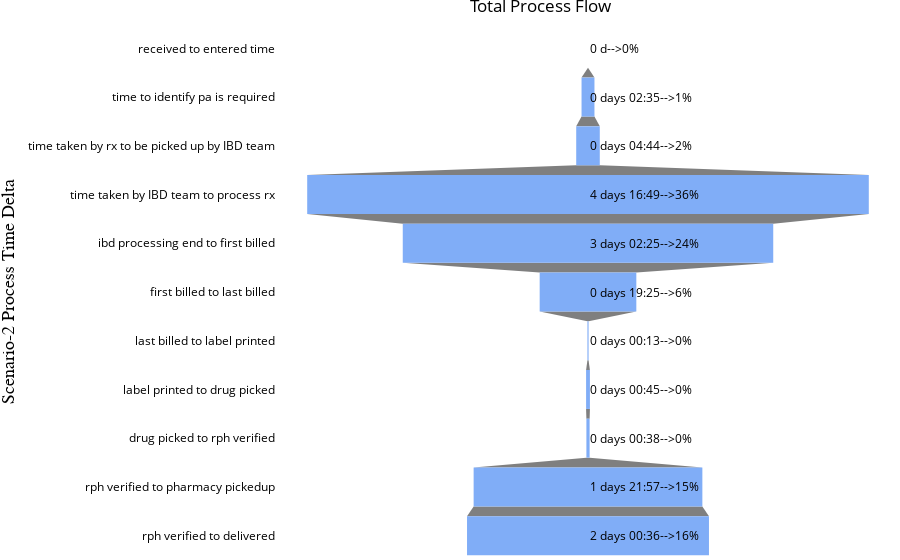

Here is the notebook cell this chart was saved with:
### Code cell
row_wise_percent_df = scenario_2_df_time[scenario_2_df_time.columns[:-1]]

row_wise_percent_df = row_wise_percent_df.div(row_wise_percent_df.sum(axis=1), axis=0).round(2)

row_wise_percent_df = row_wise_percent_df.fillna(0)
try:
    
    row_wise_percent_df = row_wise_percent_df.multiply(100).astype(int)
except:
    pass
# row_wise_percent_df = row_wise_percent_df.multiply(100).astype(int)

scenario_2_df_time_object = scenario_2_df_time.copy()

for i in scenario_2_df_time_object.columns:
    scenario_2_df_time_object[i] = scenario_2_df_time_object[i].astype(str)
    
for idx, val in enumerate(row_wise_percent_df.index):
    values_to_be_used = scenario_2_df_time.values.tolist()[idx]
    variable_names = scenario_2_df_time.columns
    #variable_names = [x[12:] for x in variable_names]

    annotation_names = scenario_2_df_time_object.values.tolist()[idx]
    annotation_names = [x[:-3] for x in annotation_names]


    per_annot = row_wise_percent_df.values.tolist()[idx]

    fig = make_subplots()

    fig.add_trace(
        go.Funnel(
        y = variable_names[:-1],
        x = values_to_be_used[:-1],
        textposition='none',
            marker = {"color": [blue_color, blue_color, blue_color, blue_color, blue_color,\
                           blue_color, blue_color, blue_color,blue_color, blue_color, blue_color]}))


    for i,y,k in zip(variable_names[:-1],annotation_names[:-1],per_annot):
        fig.add_annotation(y=i,xanchor='left',
                    text=y+'-->'+str(k)+'%',align='right',showarrow=False)

    fig.update_layout(margin={"r":0,"t":24,"l":0,"b":0},paper_bgcolor='rgb(255,255,255)',plot_bgcolor='rgba(0,0,0,0)',
                      title={'text':str(val)+' Process Flow','xanchor': 'center','x':0.6
    },font=dict(color='black'),

    xaxis=dict(
        title='x Axis',
        titlefont=dict(
            family='Arial',
            size=18,
            color='Black'
        )
    ),
    yaxis=dict(
        title='Scenario-2 Process Time Delta',
        titlefont=dict(
            family='Arial',
            size=18,
            color='black'
        )
    ))


    fig.write_image(output_distribution_sce_2+str(val)+"_refill.png") #pip install -U kaleido & restart jupyter


fig.show()

### Figure 1 — Plotly figure (JSON) as saved in the notebook; plotly's stock layout.template omitted (floating-point values rounded to 4 significant figures)
{"data": [{"marker": {"color": ["#80ADF7", "#80ADF7", "#80ADF7", "#80ADF7", "#80ADF7", "#80ADF7", "#80ADF7", "#80ADF7", "#80ADF7", "#80ADF7", "#80ADF7"]}, "textposition": "none", "type": "funnel", "x": [0, 9341000000000, 17054000000000, 406176000000000, 267944000000000, 69909000000000, 826000000000, 2756000000000, 2331000000000, 165429000000000, 174985000000000], "y": ["received to entered time", "time to identify pa is required", "time taken by rx to be picked up by IBD team", "time taken by IBD team to process rx", "ibd processing end to first billed", "first billed to last billed", "last billed to label printed", "label printed to drug picked", "drug picked to rph verified", "rph verified to pharmacy pickedup", "rph verified to delivered"]}], "layout": {"annotations": [{"align": "right", "showarrow": false, "text": "0 d-->0%", "xanchor": "left", "y": "received to entered time"}, {"align": "right", "showarrow": false, "text": "0 days 02:35-->1%", "xanchor": "left", "y": "time to identify pa is required"}, {"align": "right", "showarrow": false, "text": "0 days 04:44-->2%", "xanchor": "left", "y": "time taken by rx to be picked up by IBD team"}, {"align": "right", "showarrow": false, "text": "4 days 16:49-->36%", "xanchor": "left", "y": "time taken by IBD team to process rx"}, {"align": "right", "showarrow": false, "text": "3 days 02:25-->24%", "xanchor": "left", "y": "ibd processing end to first billed"}, {"align": "right", "showarrow": false, "text": "0 days 19:25-->6%", "xanchor": "left", "y": "first billed to last billed"}, {"align": "right", "showarrow": false, "text": "0 days 00:13-->0%", "xanchor": "left", "y": "last billed to label printed"}, {"align": "right", "showarrow": false, "text": "0 days 00:45-->0%", "xanchor": "left", "y": "label printed to drug picked"}, {"align": "right", "showarrow": false, "text": "0 days 00:38-->0%", "xanchor": "left", "y": "drug picked to rph verified"}, {"align": "right", "showarrow": false, "text": "1 days 21:57-->15%", "xanchor": "left", "y": "rph verified to pharmacy pickedup"}, {"align": "right", "showarrow": false, "text": "2 days 00:36-->16%", "xanchor": "left", "y": "rph verified to delivered"}], "font": {"color": "black"}, "margin": {"b": 0, "l": 0, "r": 0, "t": 24}, "paper_bgcolor": "rgb(255,255,255)", "plot_bgcolor": "rgba(0,0,0,0)", "title": {"text": "Total Process Flow", "x": 0.6, "xanchor": "center"}, "xaxis": {"anchor": "y", "domain": [0, 1], "title": {"font": {"color": "Black", "family": "Arial", "size": 18}, "text": "x Axis"}}, "yaxis": {"anchor": "x", "domain": [0, 1], "title": {"font": {"color": "black", "family": "Arial", "size": 18}, "text": "Scenario-2 Process Time Delta"}}}}
